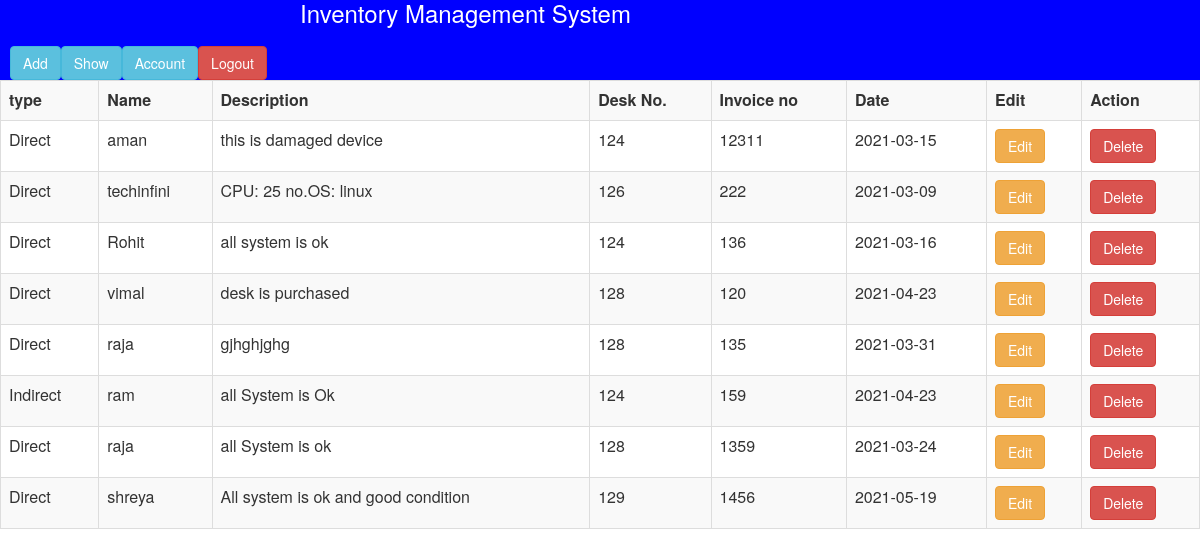
The page /project/home.php (signed in) on the database its author committed.
### tables this page shows
CREATE TABLE `enquiry` (
  `id` int NOT NULL,
  `type` varchar(20) NOT NULL,
  `name` varchar(20) NOT NULL,
  `description` varchar(40) NOT NULL,
  `deskno` int NOT NULL,
  `invoice_num` int NOT NULL,
  `date` date NOT NULL
);

### project/home.php (the view, shortened to what this page needs)
<?php
include 'header.php';
include'connection.php';
?>
<div>
		<table class="table table-striped table-bordered">
				<tr>
					<th>type</th>
					<th>Name</th>
					<th>Description</th>
					<th>Desk No.</th>
					<th>Invoice no</th>
					<th>Date</th>
					<th>Edit</th>
					<th>Action</th>
				</tr>
				<?php
				$sel=mysqli_query($conn,"select * from enquiry");
				while($x=mysqli_fetch_array($sel))
				{
					?>
					<tr>
						<td><?php echo $x[1];?></td>
						<td><?php echo $x[2];?></td>
						<td><?php echo $x[3];?></td>
						<td><?php echo $x[4];?></td>
						<td><?php echo $x[5];?></td>
						<td><?php echo $x[6];?></td>
						<td><a href="update.php?q=<?php echo $x[0]?>" class="btn btn-warning">Edit</a>
						</td>
						<td><a href="delete.php?q=<?php echo$x[0]?>"class="btn btn-danger"onclick="return check_delete()">Delete</a></td>
					</tr>
					<?php
				}
				?>
		</table>
	</div>
</body>
</html>

### project/header.php (shortened to what this page needs)
<html>
<head>
	<link rel="stylesheet" href="https://maxcdn.bootstrapcdn.com/bootstrap/3.3.7/css/bootstrap.min.css">
	<link rel="stylesheet" href="home1.css">
	</head>
	<body>
		<header>
		</header>
		<div class="main">
			<h3> Inventory Management System</h3>
		</div>
		<ul>
			<li><a href="add_inventory.php"class="btn btn-info">Add</a>
			</li>
				<li><a href="search.php"class="btn btn-info">Show</a></li>
				<li><a href="user_home.php"class="btn btn-info">Account</a></li>
					<li><a href="logout.php"class="btn btn-danger">Logout</a>
					</li>
				</ul>

### project/home1.css (style rules this page uses)
* { margin:0px; padding:0px; }
header { height:100px; background-color:blue; }
.main { color:white; margin-top:-120px; margin-left:300px; }
ul { list-style-type: none; padding:10px; }
ul li { float:left; display: inline; }
ul li a { color:white; font-size:30px; display: block; padding: 12px; text-decoration:none; }

### rows shown on the page
enquiry: type "Direct", name "aman", description "this is damaged device", deskno "124", invoice_num "12311", date "2021-03-15"
enquiry: type "Direct", name "techinfini", description "CPU: 25 no.OS: linux", deskno "126", invoice_num "222", date "2021-03-09"
enquiry: type "Direct", name "Rohit", description "all system is ok", deskno "124", invoice_num "136", date "2021-03-16"
enquiry: type "Direct", name "vimal", description "desk is purchased", deskno "128", invoice_num "120", date "2021-04-23"
enquiry: type "Direct", name "raja", description "gjhghjghg", deskno "128", invoice_num "135", date "2021-03-31"
enquiry: type "Indirect", name "ram", description "all System is Ok", deskno "124", invoice_num "159", date "2021-04-23"
enquiry: type "Direct", name "raja", description "all System is ok", deskno "128", invoice_num "1359", date "2021-03-24"
enquiry: type "Direct", name "shreya", description "All system is ok and good condition", deskno "129", invoice_num "1456", date "2021-05-19"
